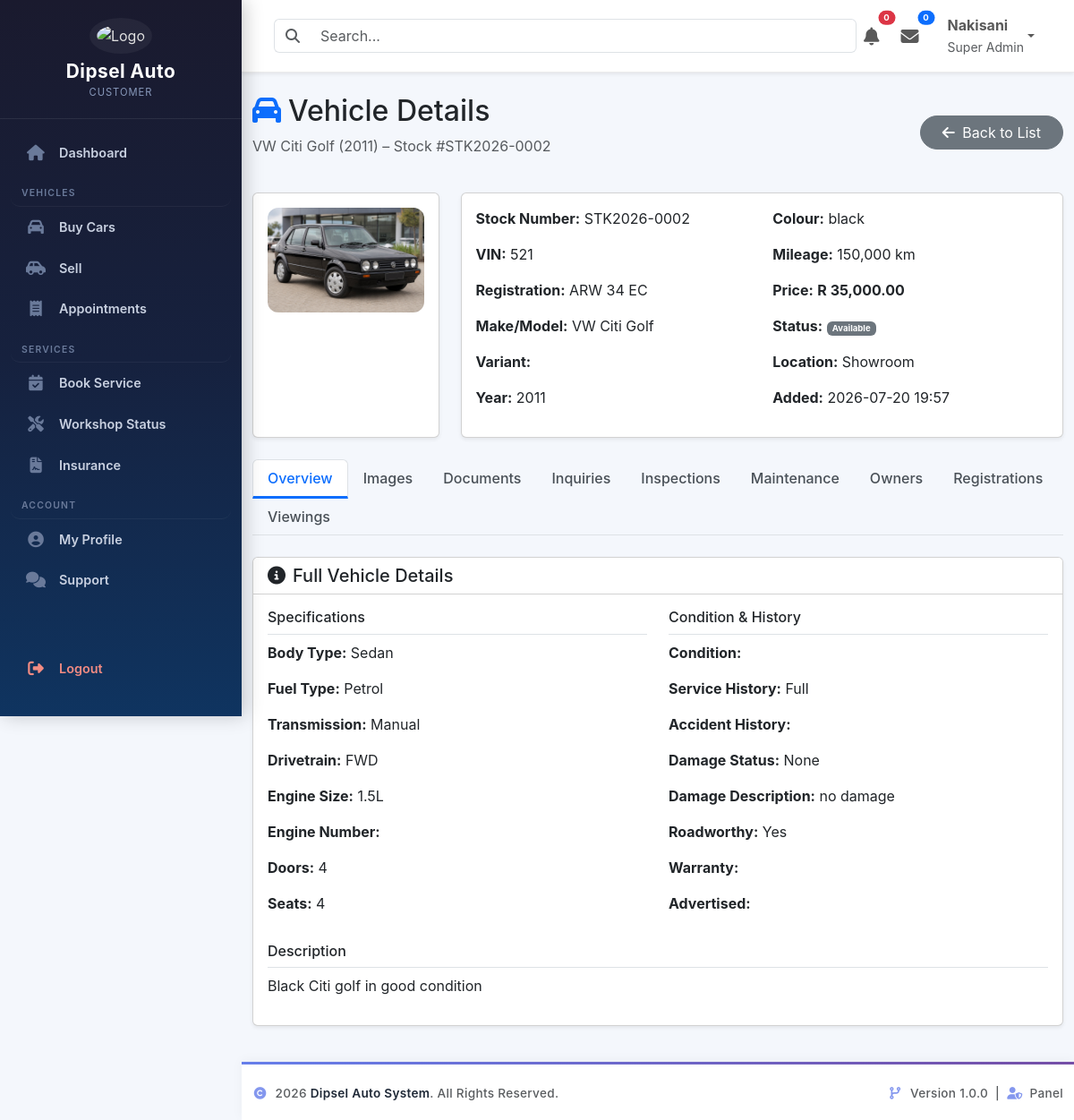
The app's page /dashboard/Vehicles/vehicle_details.php?id=2 (signed in) with its own data.
### tables this page shows
CREATE TABLE `persons` (
  `person_id` int(11) NOT NULL,
  `uuid` char(36) NOT NULL,
  `first_name` varchar(100) NOT NULL,
  `middle_name` varchar(100) DEFAULT NULL,
  `last_name` varchar(100) NOT NULL,
  `gender` enum('Male','Female','Other') NOT NULL,
  `date_of_birth` date DEFAULT NULL,
  `id_number` varchar(20) DEFAULT NULL,
  `passport_number` varchar(30) DEFAULT NULL,
  `phone` varchar(20) NOT NULL,
  `email` varchar(150) NOT NULL,
  `password` varchar(255) NOT NULL,
  `profile_photo` varchar(255) DEFAULT NULL,
  `country` varchar(100) DEFAULT 'South Africa',
  `province` varchar(100) DEFAULT NULL,
  `city` varchar(100) DEFAULT NULL,
  `address` text DEFAULT NULL,
  `postal_code` varchar(20) DEFAULT NULL,
  `role` enum('Customer','Employee','Admin','SuperAdmin') NOT NULL DEFAULT 'Customer',
  `status` enum('Active','Inactive','Suspended') NOT NULL DEFAULT 'Active',
  `email_verified` tinyint(1) DEFAULT 0,
  `last_login` datetime DEFAULT NULL,
  `created_at` timestamp NULL DEFAULT current_timestamp(),
  `updated_at` timestamp NULL DEFAULT current_timestamp() ON UPDATE current_timestamp(),
  `reset_token` varchar(255) DEFAULT NULL,
  `reset_token_expiry` datetime DEFAULT NULL
);

CREATE TABLE `vehicles` (
  `vehicle_id` int(11) NOT NULL,
  `seller_person_id` int(11) NOT NULL,
  `vehicle_source` enum('Dealership','Customer','Trade-In','Consignment') NOT NULL DEFAULT 'Dealership',
  `current_owner_person_id` int(11) DEFAULT NULL,
  `current_location` enum('Showroom','Workshop','Storage','Delivered','Customer') NOT NULL DEFAULT 'Showroom',
  `advertised` enum('Yes','No') NOT NULL DEFAULT 'Yes',
  `available_for_sale` enum('Yes','No') NOT NULL DEFAULT 'Yes',
  `purchase_date` date DEFAULT NULL,
  `purchase_price` decimal(12,2) DEFAULT NULL,
  `acquisition_type` enum('Purchased','Trade-In','Consignment','Customer Vehicle') DEFAULT 'Purchased',
  `stock_number` varchar(30) NOT NULL,
  `vin` varchar(50) NOT NULL,
  `registration_number` varchar(30) DEFAULT NULL,
  `make` varchar(100) NOT NULL,
  `model` varchar(100) NOT NULL,
  `variant` varchar(100) DEFAULT NULL,
  `manufacture_year` year(4) NOT NULL,
  `price` decimal(12,2) NOT NULL,
  `mileage` int(11) DEFAULT 0,
  `colour` varchar(50) DEFAULT NULL,
  `body_type` enum('Sedan','Hatchback','SUV','Coupe','Convertible','Wagon','Single Cab','Double Cab','Van','Truck','Bus','Other') NOT NULL,
  `fuel_type` enum('Petrol','Diesel','Hybrid','Electric','Plug-in Hybrid','Other') NOT NULL,
  `transmission` enum('Manual','Automatic','CVT','Semi-Automatic') NOT NULL,
  `drivetrain` enum('FWD','RWD','AWD','4WD') DEFAULT 'FWD',
  `engine_size` varchar(20) DEFAULT NULL,
  `engine_number` varchar(50) DEFAULT NULL,
  `doors` tinyint(4) DEFAULT 4,
  `seats` tinyint(4) DEFAULT 5,
  `condition_type` enum('New','Used','Demo') NOT NULL,
  `service_history` enum('Full','Partial','None') DEFAULT 'None',
  `accident_history` enum('No','Yes') DEFAULT 'No',
  `damage_status` enum('None','Minor','Moderate','Major','Write-Off') DEFAULT 'None',
  `damage_description` text DEFAULT NULL,
  `roadworthy` enum('Yes','No') DEFAULT 'Yes',
  `warranty` enum('Yes','No') DEFAULT 'No',
  `description` text DEFAULT NULL,
  `views` int(11) DEFAULT 0,
  `featured` enum('Yes','No') DEFAULT 'No',
  `status` enum('Available','Reserved','Sold','Hidden') DEFAULT 'Available',
  `created_at` timestamp NOT NULL DEFAULT current_timestamp(),
  `updated_at` timestamp NOT NULL DEFAULT current_timestamp() ON UPDATE current_timestamp()
);

### includes/auth.php (called while the page is built, shortened)
<?php
require_once __DIR__ . '/../config/database.php';
$sql = "
SELECT
    p.*,
    a.admin_id,
    a.admin_level,
    a.admin_number
FROM persons p
LEFT JOIN admins a
    ON p.person_id = a.person_id
WHERE p.person_id = ?
LIMIT 1
";
$stmt = $pdo->prepare($sql);
$stmt->execute([$_SESSION['person_id']]);
$currentUser = $stmt->fetch(PDO::FETCH_ASSOC);

### dashboard/Vehicles/vehicle_details.php (the view, shortened to what this page needs)
<?php
require_once '../../includes/auth.php';
require_once '../../config/database.php';
$vehicle_id = (int) ($_GET['id'] ?? 0);
$stmt = $pdo->prepare("
    SELECT v.*,
           (SELECT vi.image_path FROM vehicle_images vi
            WHERE vi.vehicle_id = v.vehicle_id AND vi.is_primary = 'yes'
            LIMIT 1) AS primary_image
    FROM vehicles v
    WHERE v.vehicle_id = ?
");
$stmt->execute([$vehicle_id]);
$vehicle = $stmt->fetch(PDO::FETCH_ASSOC);
?>
<!DOCTYPE html>
<html lang="en">
<head>
    <link href="https://cdn.jsdelivr.net/npm/bootstrap@5.3.3/dist/css/bootstrap.min.css" rel="stylesheet">
    <link rel="stylesheet" href="https://cdnjs.cloudflare.com/ajax/libs/font-awesome/6.7.2/css/all.min.css">
    <link rel="stylesheet" href="https://cdn.datatables.net/1.13.7/css/dataTables.bootstrap5.min.css">
</head>
<body>
<?php include '../../includes/sidebar.php'; ?>
<div class="dashboard-wrapper">
    <?php include '../../includes/navbar.php'; ?>
    <div class="container-fluid mt-4">
        <div class="page-header d-flex justify-content-between align-items-center mb-4">
            <div>
                <h2><i class="fas fa-car text-primary me-2"></i>Vehicle Details</h2>
                <p class="text-muted">
                    <?= htmlspecialchars($vehicle['make'] . ' ' . $vehicle['model'] . ' (' . $vehicle['manufacture_year'] . ')') ?>
                    – Stock #<?= htmlspecialchars($vehicle['stock_number']) ?>
                </p>
            </div>
            <div>
                <a href="index.php" class="btn btn-secondary rounded-pill px-4"><i class="fas fa-arrow-left me-1"></i> Back to List</a>
            </div>
        </div>
        <div class="row g-4 mb-4 summary-row">
            <div class="col-md-3">
                <div class="card h-100 shadow-sm">
                    <div class="card-body text-center">
                        <?php $img = !empty($vehicle['primary_image']) ? '../../' . $vehicle['primary_image'] : '../../assets/uploads/vehicles/default.png'; ?>
                        <img src="<?= htmlspecialchars($img) ?>" class="vehicle-thumb" alt="Vehicle" onerror="this.src='../../assets/uploads/vehicles/default.png'">
                    </div>
                </div>
            </div>
            <div class="col-md-9">
                <div class="card h-100 shadow-sm">
                    <div class="card-body">
                        <div class="row">
                            <div class="col-md-6">
                                <p><strong>Stock Number:</strong> <?= htmlspecialchars($vehicle['stock_number']) ?></p>
                                <p><strong>VIN:</strong> <?= htmlspecialchars($vehicle['vin']) ?></p>
                                <p><strong>Registration:</strong> <?= htmlspecialchars($vehicle['registration_number'] ?? 'N/A') ?></p>
                                <p><strong>Make/Model:</strong> <?= htmlspecialchars($vehicle['make'] . ' ' . $vehicle['model']) ?></p>
                                <p><strong>Variant:</strong> <?= htmlspecialchars($vehicle['variant'] ?? 'N/A') ?></p>
                                <p><strong>Year:</strong> <?= htmlspecialchars($vehicle['manufacture_year']) ?></p>
                            </div>
                            <div class="col-md-6">
                                <p><strong>Colour:</strong> <?= htmlspecialchars($vehicle['colour'] ?? 'N/A') ?></p>
                                <p><strong>Mileage:</strong> <?= number_format($vehicle['mileage'] ?? 0) ?> km</p>
                                <p><strong>Price:</strong> <span class="fw-bold">R <?= number_format($vehicle['price'], 2) ?></span></p>
                                <p><strong>Status:</strong>
                                    <span class="badge bg-<?= match($vehicle['status']) { 'available' => 'success', 'sold' => 'danger', 'reserved' => 'warning', default => 'secondary' } ?>">
                                        <?= ucfirst($vehicle['status']) ?>
                                    </span>
                                </p>
                                <p><strong>Location:</strong> <?= htmlspecialchars($vehicle['current_location']) ?></p>
                                <p><strong>Added:</strong> <?= date('Y-m-d H:i', strtotime($vehicle['created_at'])) ?></p>
                            </div>
                        </div>
                    </div>
                </div>
            </div>
        </div>
        <ul class="nav nav-tabs mb-4" id="vehicleTabs" role="tablist">
            <li class="nav-item"><button class="nav-link active" data-bs-toggle="tab" data-bs-target="#tab-overview">Overview</button></li>
            <li class="nav-item"><button class="nav-link" data-bs-toggle="tab" data-bs-target="#tab-images">Images</button></li>
            <li class="nav-item"><button class="nav-link" data-bs-toggle="tab" data-bs-target="#tab-documents">Documents</button></li>
            <li class="nav-item"><button class="nav-link" data-bs-toggle="tab" data-bs-target="#tab-inquiries">Inquiries</button></li>
            <li class="nav-item"><button class="nav-link" data-bs-toggle="tab" data-bs-target="#tab-inspections">Inspections</button></li>
            <li class="nav-item"><button class="nav-link" data-bs-toggle="tab" data-bs-target="#tab-maintenance">Maintenance</button></li>
            <li class="nav-item"><button class="nav-link" data-bs-toggle="tab" data-bs-target="#tab-owners">Owners</button></li>
            <li class="nav-item"><button class="nav-link" data-bs-toggle="tab" data-bs-target="#tab-registrations">Registrations</button></li>
            <li class="nav-item"><button class="nav-link" data-bs-toggle="tab" data-bs-target="#tab-viewings">Viewings</button></li>
        </ul>
        <div class="tab-content">
            <div class="tab-pane fade show active" id="tab-overview">
                <div class="card shadow-sm">
                    <div class="card-header bg-white"><h5 class="mb-0"><i class="fas fa-info-circle me-2"></i>Full Vehicle Details</h5></div>
                    <div class="card-body">
                        <div class="row">
                            <div class="col-md-6">
                                <h6 class="border-bottom pb-2">Specifications</h6>
                                <p><strong>Body Type:</strong> <?= htmlspecialchars($vehicle['body_type'] ?? 'N/A') ?></p>
                                <p><strong>Fuel Type:</strong> <?= htmlspecialchars($vehicle['fuel_type'] ?? 'N/A') ?></p>
                                <p><strong>Transmission:</strong> <?= htmlspecialchars($vehicle['transmission'] ?? 'N/A') ?></p>
                                <p><strong>Drivetrain:</strong> <?= htmlspecialchars($vehicle['drivetrain'] ?? 'N/A') ?></p>
                                <p><strong>Engine Size:</strong> <?= htmlspecialchars($vehicle['engine_size'] ?? 'N/A') ?></p>
                                <p><strong>Engine Number:</strong> <?= htmlspecialchars($vehicle['engine_number'] ?? 'N/A') ?></p>
                                <p><strong>Doors:</strong> <?= htmlspecialchars($vehicle['doors'] ?? 'N/A') ?></p>
                                <p><strong>Seats:</strong> <?= htmlspecialchars($vehicle['seats'] ?? 'N/A') ?></p>
                            </div>
                            <div class="col-md-6">
                                <h6 class="border-bottom pb-2">Condition & History</h6>
                                <p><strong>Condition:</strong> <?= htmlspecialchars($vehicle['condition_type'] ?? 'N/A') ?></p>
                                <p><strong>Service History:</strong> <?= htmlspecialchars($vehicle['service_history'] ?? 'N/A') ?></p>
                                <p><strong>Accident History:</strong> <?= htmlspecialchars($vehicle['accident_history'] ?? 'N/A') ?></p>
                                <p><strong>Damage Status:</strong> <?= htmlspecialchars($vehicle['damage_status'] ?? 'N/A') ?></p>
                                <p><strong>Damage Description:</strong> <?= htmlspecialchars($vehicle['damage_description'] ?? 'N/A') ?></p>
                                <p><strong>Roadworthy:</strong> <?= htmlspecialchars($vehicle['roadworthy'] ?? 'N/A') ?></p>
                                <p><strong>Warranty:</strong> <?= htmlspecialchars($vehicle['warranty'] ?? 'N/A') ?></p>
                                <p><strong>Advertised:</strong> <?= htmlspecialchars($vehicle['advertised'] ?? 'N/A') ?></p>
                            </div>
                            <div class="col-12 mt-3">
                                <h6 class="border-bottom pb-2">Description</h6>
                                <p><?= nl2br(htmlspecialchars($vehicle['description'] ?? 'No description')) ?></p>
                            </div>
                        </div>
                    </div>
                </div>
            </div>
        </div>
    </div>
    <?php include '../../includes/footer.php'; ?>
</body>
</html>

### includes/navbar.php (shortened to what this page needs)
<nav class="navbar navbar-expand-lg bg-white shadow-sm sticky-top px-4 py-2">
    <div class="container-fluid">
        <form class="d-flex flex-grow-1">
            <div class="input-group">
                <span class="input-group-text bg-white border-end-0">
                    <i class="fas fa-search text-muted"></i>
                </span>
                <input
                    type="search"
                    class="form-control border-start-0"
                    placeholder="Search..."
                >
            </div>
        </form>
        <ul class="navbar-nav ms-auto align-items-center">
            <li class="nav-item dropdown me-2">
                <a class="nav-link position-relative" href="#" data-bs-toggle="dropdown">
                    <i class="fas fa-bell fa-lg"></i>
                    <span class="badge rounded-pill bg-danger position-absolute top-0 start-100 translate-middle">
                        0
                    </span>
                </a>
            </li>
            <li class="nav-item dropdown me-3">
                <a class="nav-link position-relative" href="#" data-bs-toggle="dropdown">
                    <i class="fas fa-envelope fa-lg"></i>
                    <span class="badge rounded-pill bg-primary position-absolute top-0 start-100 translate-middle">
                        0
                    </span>
                </a>
            </li>
            <li class="nav-item dropdown">
                <a class="nav-link dropdown-toggle d-flex align-items-center"
                   href="#"
                   data-bs-toggle="dropdown">
                    <div class="d-none d-sm-block">
                        <strong>
                            <?= htmlspecialchars($currentUser['first_name']) ?>
                        </strong>
                        <br>
                        <small class="text-muted">
                            <?= htmlspecialchars($currentUser['admin_level'] ?? 'Super Admin') ?>
                        </small>
                    </div>
                </a>
            </li>
        </ul>
    </div>
</nav>

### dashboard/Vehicles/vehicle_details.php (style rules this page uses)
body { font-family: 'Inter', sans-serif; background: #f4f7fc; }
.dashboard-wrapper { margin-left: 270px; min-height: 100vh; background: #f4f7fc; transition: all 0.3s; }
.vehicle-thumb { width: 100%; max-height: 300px; object-fit: cover; border-radius: 12px; }
.nav-tabs .nav-link { color: #495057; font-weight: 500; }
.nav-tabs .nav-link.active { color: #0d6efd; border-bottom: 3px solid #0d6efd; }

### includes/navbar.php (style rules this page uses)
.navbar { background:#fff; border-bottom:1px solid #ececec; z-index:1040; }
.navbar .form-control { box-shadow:none; }
.badge { font-size:.6rem; }

### records on screen
persons: first_name "Nakisani"
vehicles: make+model+manufacture_year "VW Citi Golf (2011)", stock_number "STK2026-0002", vin "521", registration_number "ARW 34 EC", make+model "VW Citi Golf", manufacture_year "2011", colour "black", mileage "150,000", price "35,000.00", status "Available", current_location "Showroom", created_at "2026-07-20 19:57", body_type "Sedan", fuel_type "Petrol", transmission "Manual", drivetrain "FWD", engine_size "1.5L", doors "4", seats "4", service_history "Full", damage_status "None", damage_description "no damage", roadworthy "Yes", description "Black Citi golf in good condition"

### other values on screen
$userRole "CUSTOMER"
$item['label'] "Dashboard"
$section['title'] "VEHICLES"
$item['label'] "Buy Cars"
$item['label'] "Sell"
$item['label'] "Appointments"
$section['title'] "SERVICES"
$item['label'] "Book Service"
$item['label'] "Workshop Status"
$item['label'] "Insurance"
$section['title'] "ACCOUNT"
$item['label'] "My Profile"
$item['label'] "Support"
$item['label'] "Logout"
$currentUser['admin_level'] "Super Admin"
